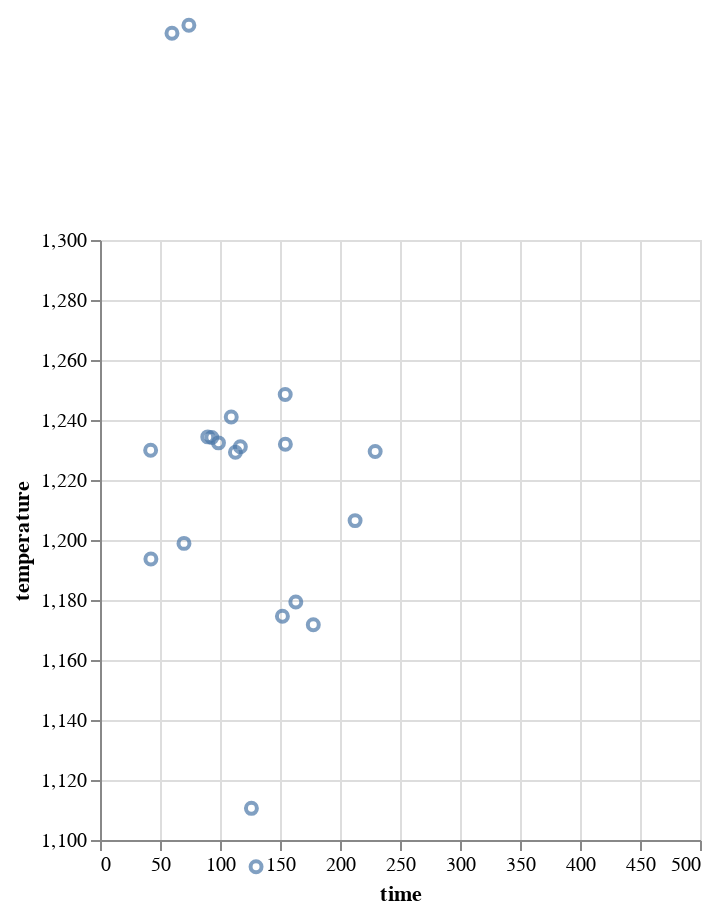

Notebook cell for this chart:
### Code cell
chart_pred_cribbed = alt.Chart(sorted_cribbed_predict.head(20)).mark_point().encode(
    x ='time',
    y = 'temperature')

chart_pred_cribbed.encoding.x.scale = alt.Scale(domain=[0, 500])
chart_pred_cribbed.encoding.y.scale = alt.Scale(domain=[1100, 1300])
chart_pred_cribbed

### Figure 1 — Vega-Lite specification as saved in the notebook (floating-point values rounded to 4 significant figures)
{"config": {"view": {"continuousWidth": 300, "continuousHeight": 300}}, "data": {"name": "data-38134a5176efe0479ce9ab0bfa6f322b"}, "mark": {"type": "point"}, "encoding": {"x": {"field": "time", "scale": {"domain": [0, 500]}, "type": "quantitative"}, "y": {"field": "temperature", "scale": {"domain": [1100, 1300]}, "type": "quantitative"}}, "$schema": "https://vega.github.io/schema/vega-lite/v5.15.1.json", "datasets": {"data-38134a5176efe0479ce9ab0bfa6f322b": [{"inverse_temperature": 0.0007305, "anneal_time_minutes": 4.094, "time": 59.98, "temperature": 1369.0, "test_temperature": 1373.0, "test_time": 60.0, "delta time": 0.01953, "delta temperature": 4.247, "score": 4.247}, {"inverse_temperature": 0.0008101, "anneal_time_minutes": 4.498, "time": 89.8, "temperature": 1234.0, "test_temperature": 1243.0, "test_time": 90.0, "delta time": 0.1981, "delta temperature": 8.779, "score": 8.781}, {"inverse_temperature": 0.0008103, "anneal_time_minutes": 4.535, "time": 93.18, "temperature": 1234.0, "test_temperature": 1243.0, "test_time": 90.0, "delta time": -3.177, "delta temperature": 8.975, "score": 9.521}, {"inverse_temperature": 0.0008114, "anneal_time_minutes": 4.593, "time": 98.75, "temperature": 1232.0, "test_temperature": 1243.0, "test_time": 90.0, "delta time": -8.745, "delta temperature": 10.77, "score": 13.88}, {"inverse_temperature": 0.0007291, "anneal_time_minutes": 4.305, "time": 74.07, "temperature": 1372.0, "test_temperature": 1373.0, "test_time": 60.0, "delta time": -14.07, "delta temperature": 1.583, "score": 14.16}, {"inverse_temperature": 0.0008479, "anneal_time_minutes": 5.095, "time": 163.2, "temperature": 1179.0, "test_temperature": 1173.0, "test_time": 180.0, "delta time": 16.83, "delta temperature": -6.191, "score": 17.93}, {"inverse_temperature": 0.0008058, "anneal_time_minutes": 4.695, "time": 109.4, "temperature": 1241.0, "test_temperature": 1243.0, "test_time": 90.0, "delta time": -19.37, "delta temperature": 2.169, "score": 19.49}, {"inverse_temperature": 0.0008135, "anneal_time_minutes": 4.726, "time": 112.9, "temperature": 1229.0, "test_temperature": 1243.0, "test_time": 90.0, "delta time": -22.86, "delta temperature": 13.89, "score": 26.75}, {"inverse_temperature": 0.0008117, "anneal_time_minutes": 5.04, "time": 154.5, "temperature": 1232.0, "test_temperature": 1243.0, "test_time": 180.0, "delta time": 25.53, "delta temperature": 11.22, "score": 27.88}, {"inverse_temperature": 0.0008123, "anneal_time_minutes": 4.762, "time": 117.0, "temperature": 1231.0, "test_temperature": 1243.0, "test_time": 90.0, "delta time": -26.96, "delta temperature": 12.05, "score": 29.53}, {"inverse_temperature": 0.0008341, "anneal_time_minutes": 4.248, "time": 69.99, "temperature": 1199.0, "test_temperature": 1243.0, "test_time": 90.0, "delta time": 20.01, "delta temperature": 44.28, "score": 48.59}, {"inverse_temperature": 0.0008289, "anneal_time_minutes": 5.359, "time": 212.6, "temperature": 1206.0, "test_temperature": 1243.0, "test_time": 180.0, "delta time": -32.57, "delta temperature": 36.69, "score": 49.06}, {"inverse_temperature": 0.000813, "anneal_time_minutes": 3.742, "time": 42.2, "temperature": 1230.0, "test_temperature": 1243.0, "test_time": 90.0, "delta time": 47.8, "delta temperature": 13.2, "score": 49.59}, {"inverse_temperature": 0.0008133, "anneal_time_minutes": 5.435, "time": 229.3, "temperature": 1230.0, "test_temperature": 1243.0, "test_time": 180.0, "delta time": -49.31, "delta temperature": 13.64, "score": 51.16}, {"inverse_temperature": 0.0009005, "anneal_time_minutes": 4.838, "time": 126.2, "temperature": 1111.0, "test_temperature": 1073.0, "test_time": 90.0, "delta time": -36.18, "delta temperature": -37.4, "score": 52.04}, {"inverse_temperature": 0.0009165, "anneal_time_minutes": 4.868, "time": 130.0, "temperature": 1091.0, "test_temperature": 1073.0, "test_time": 180.0, "delta time": 49.95, "delta temperature": -17.95, "score": 53.08}, {"inverse_temperature": 0.000801, "anneal_time_minutes": 5.039, "time": 154.4, "temperature": 1248.0, "test_temperature": 1243.0, "test_time": 90.0, "delta time": -64.35, "delta temperature": -5.349, "score": 64.57}, {"inverse_temperature": 0.0008378, "anneal_time_minutes": 3.747, "time": 42.41, "temperature": 1194.0, "test_temperature": 1243.0, "test_time": 90.0, "delta time": 47.59, "delta temperature": 49.49, "score": 68.66}, {"inverse_temperature": 0.0008534, "anneal_time_minutes": 5.18, "time": 177.7, "temperature": 1172.0, "test_temperature": 1173.0, "test_time": 90.0, "delta time": -87.75, "delta temperature": 1.384, "score": 87.76}, {"inverse_temperature": 0.0008514, "anneal_time_minutes": 5.024, "time": 152.0, "temperature": 1175.0, "test_temperature": 1243.0, "test_time": 90.0, "delta time": -62.01, "delta temperature": 68.57, "score": 92.45}]}}
